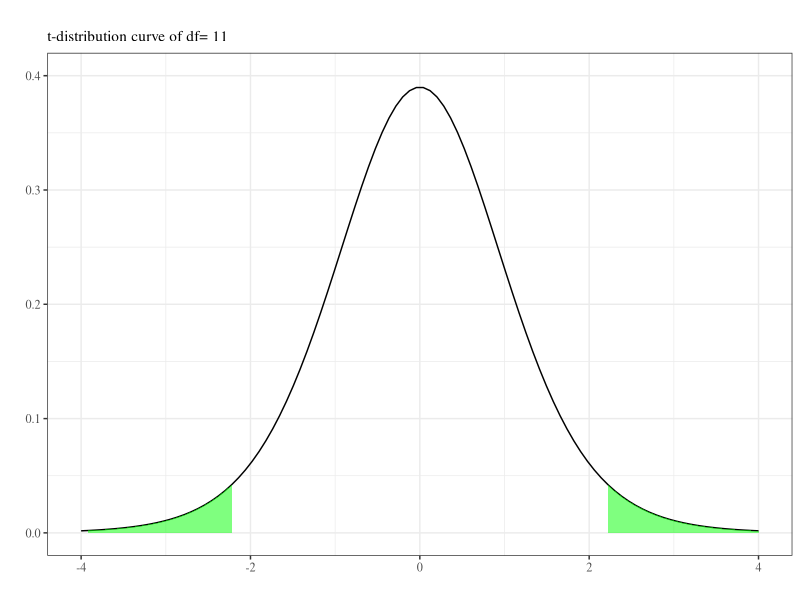
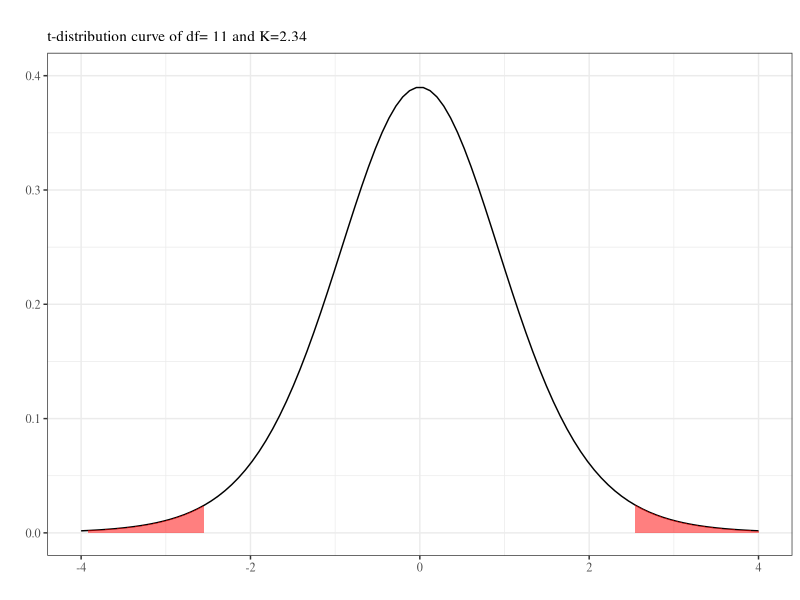
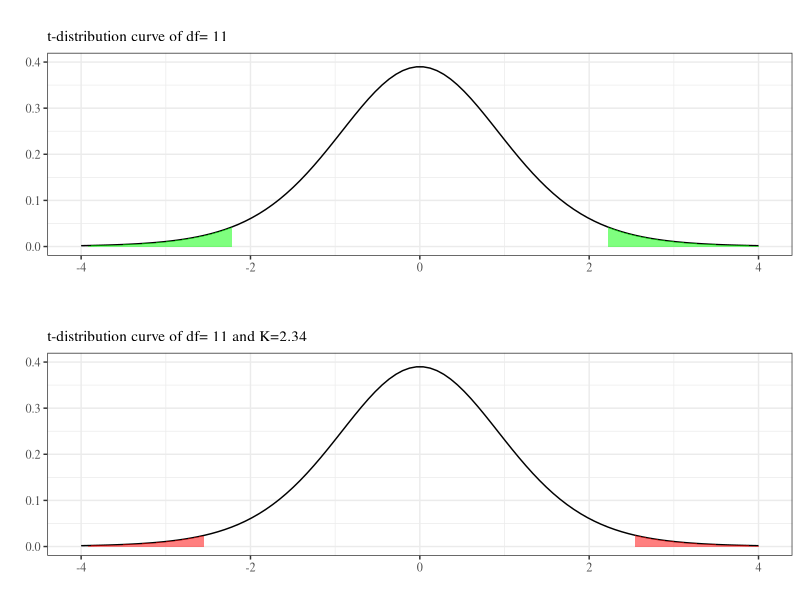
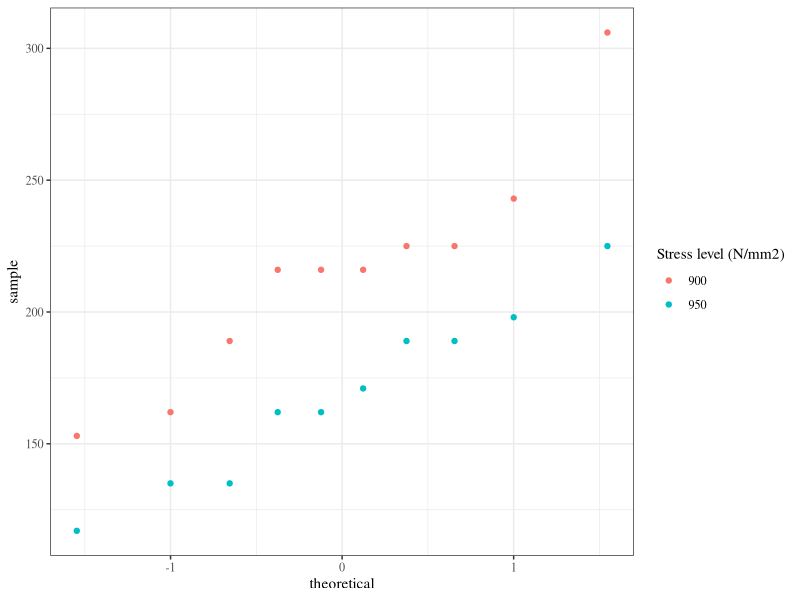

R code for these plots, in order:
## ---- chunk 1
library(knitr)
library(tidyverse)
library(xtable)
library(MASS)
knitr::opts_chunk$set(echo=FALSE, message=FALSE, warning=FALSE, fig.height = 2)
theme_set(theme_bw(base_family = "serif"))
set.seed(305)
## ---- chunk 2
beams <- c(8.2, 8.7, 7.8, 9.7, 7.4, 7.8, 7.7, 11.6, 11.3, 11.8)
print(beams)
## ---- chunk 3
wire <- c(100.37, 96.31, 72.57, 88.02, 105.89, 107.80, 75.84, 92.73, 67.47, 94.87, 122.04, 115.12, 95.24, 119.75, 114.83, 101.79, 80.90, 96.10, 118.51, 109.66, 88.07, 56.29, 86.50, 57.62, 74.7, 92.53, 86.25, 82.56, 97.96, 94.92, 62,93, 98.44, 119.37, 103.70, 72.40, 71.29, 107.24, 64.82, 93.51, 86.97)
## ---- chunk 4
beams <- c(8.2, 8.7, 7.8, 9.7, 7.4, 7.8, 7.7, 11.6, 11.3, 11.8)
print(beams)
## ---- chunk 5
paint <- c(0.83, 0.88, 0.88, 1.04, 1.09, 1.12, 1.29, 1.31, 1.48, 1.49, 1.59, 1.62, 1.65, 1.71, 1.76, 1.83)
paint
## ---- chunk 6
tires <- data.frame(car = 1:12,
                    radial = c(4.2, 4.7, 6.6, 7.0, 6.7, 4.5, 5.7, 6.0, 7.4, 4.9, 6.1, 5.2),
                    belted = c(4.1, 4.9, 6.2, 6.9, 6.8, 4.4, 5.7, 5.8, 6.9, 4.7, 6.0, 4.9))

kable(t(tires), format = "html")
## ---- chunk 7
tires<- tires %>% mutate(d=radial-belted )

kable(t(tires), format = "html")
## ---- chunk 8
library(tidyverse)
x<-seq(-4, 4, length.out = 100)
y<- dt(x = x, df = 11)
df<-data.frame(x, y)
tq<- qt(p = 0.975,df = 11)
pt<-df %>% ggplot2::ggplot(aes(x=x, y=y)) +geom_line()

pt+   geom_ribbon(data=subset(df, x>-4 & x< -tq),aes(ymax=y),ymin=0,
                  fill="green",colour=NA,alpha=0.5)+
   geom_ribbon(data=subset(df, x > tq & x < 5),aes(ymax=y),ymin=0,
                  fill="green",colour=NA,alpha=0.5)+
  scale_y_continuous(limits=c(0, .4))+ xlab("")+ ylab("") + ggtitle(subtitle = "t-distribution curve of df= 11", label = "")



## ---- chunk 9

x<-seq(-4, 4, length.out = 100)
y<- dt(x = x, df = 11)
df<-data.frame(x, y)

pt1<-df %>% ggplot2::ggplot(aes(x=x, y=y)) +geom_line()

pt1+   geom_ribbon(data=subset(df, x>-4 & x< -2.48),aes(ymax=y),ymin=0,
                  fill="red",colour=NA,alpha=0.5)+
   geom_ribbon(data=subset(df, x>2.48 & x< 5),aes(ymax=y),ymin=0,
                  fill="red",colour=NA,alpha=0.5)+
  scale_y_continuous(limits=c(0, .4))+ xlab("")+ ylab("")+ ggtitle(subtitle = "t-distribution curve of df= 11 and K=2.34", label = "")

## ---- chunk 10
ptt<-pt+   geom_ribbon(data=subset(df, x>-4 & x< -tq),aes(ymax=y),ymin=0,
                  fill="green",colour=NA,alpha=0.5)+
   geom_ribbon(data=subset(df, x > tq & x < 5),aes(ymax=y),ymin=0,
                  fill="green",colour=NA,alpha=0.5)+
  scale_y_continuous(limits=c(0, .4))+ xlab("")+ ylab("") + ggtitle(subtitle = "t-distribution curve of df= 11", label = "")

pt1<-df %>% ggplot2::ggplot(aes(x=x, y=y)) +geom_line()

ptt1<-pt1+   geom_ribbon(data=subset(df, x>-4 & x< -2.48),aes(ymax=y),ymin=0,
                  fill="red",colour=NA,alpha=0.5)+
   geom_ribbon(data=subset(df, x>2.48 & x< 5),aes(ymax=y),ymin=0,
                  fill="red",colour=NA,alpha=0.5)+
  scale_y_continuous(limits=c(0, .4))+ xlab("")+ ylab("")+ ggtitle(subtitle = "t-distribution curve of df= 11 and K=2.34", label = "")
gridExtra::grid.arrange(ptt, ptt1)

## ---- chunk 11
wood <- data.frame(piece =1:5,
                   leading_edge = c(.168, .170, .165, .165, .170),
                   trailing_edge = c(.169, .168, .168, .168, .169))

kable(t(wood), format = "html")
## ---- chunk 12
springs <- data.frame(stress_level = c(rep(950, 10), rep(900, 10)),
                      lifetimes = c(225, 171, 198, 189, 189, 135, 162, 135, 117, 162, 216, 162, 153, 216, 225, 216, 306, 225, 243, 189))

springs %>%
  group_by(stress_level) %>%
  summarise(lifetimes = paste(lifetimes, collapse = ", ")) %>%
  mutate(stress_level = paste(stress_level, "N/mm2 Stress")) %>%
  spread(stress_level, lifetimes) %>%
  kable(format = "html")



## ---- chunk 13
springs %>%
  ggplot(aes(sample=lifetimes, colour = factor(stress_level), group = factor(stress_level))) +
  stat_qq() +
  scale_color_discrete("Stress level (N/mm2)")
